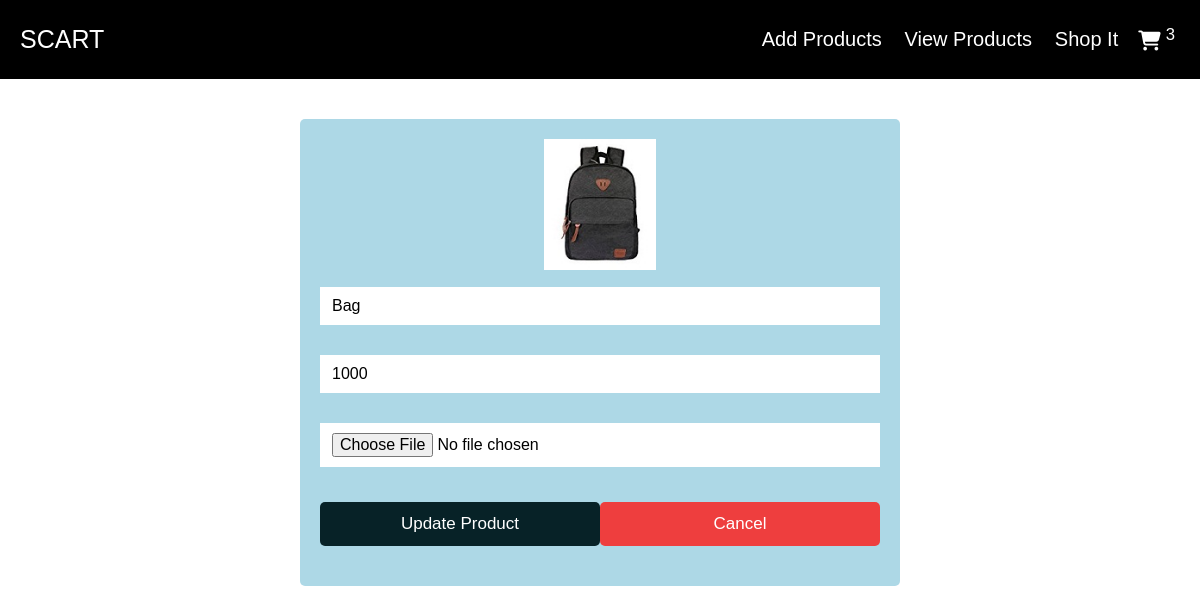
The app's page /update.php?edit=10 with its own data.
### tables this page shows
CREATE TABLE `products` (
  `id` int(11) NOT NULL,
  `name` varchar(255) NOT NULL,
  `price` varchar(255) NOT NULL,
  `image` varchar(255) NOT NULL
);

### update.php (the view, shortened to what this page needs)
<?php include 'connect.php';
?>
<!DOCTYPE html>
<html lang="en">
<head>
    <link rel="stylesheet" href="css/style.css">
    <link rel="stylesheet" href="https://cdnjs.cloudflare.com/ajax/libs/font-awesome/6.4.2/css/all.min.css" />
</head>
<body>
    <?php include 'header.php'?>
    <section class="edit_container">
        <?php
        if(isset($_GET['edit'])){
            $edit_id=$_GET['edit'];
            $edit_query=mysqli_query($conn,"Select * from `products` where id=$edit_id");
            if(mysqli_num_rows($edit_query)>0){
                $fetch_data=mysqli_fetch_assoc($edit_query);
                ?>
  <form action="" method="post" enctype="multipart/form-data" class="update_product product_container_box">
            <img src="images/<?php echo $fetch_data['image']?>" alt="">
            <input type="text" class="input_fields fields" required value="<?php echo $fetch_data['name']?>" name="update_product_name">
            <input type="number" class="input_fields fields" required value="<?php echo $fetch_data['price']?>" name="update_product_price">
            <input type="file" class="input_fields fields" required accept="image/png, image/jpg, image/jpeg" name="update_product_image">
            <div class="btns">
                <input type="submit" class="edit_btn" value="Update Product" name="update_product">
                <input type="reset" id="close-edit" value="Cancel" class="cancel_btn">
            </div>
        </form>
                <?php
            }
        }
        ?>
    </section>
</body>
</html>

### css/style.css (style rules this page uses)
* { margin: 0; padding: 0; box-sizing: border-box; outline: none; border: none; text-decoration: none; font-family: "Poppins", sans-serif; }
:root { --color1: #072227; --color2: #35858b; --color3: #4fbdba; --color4: #aefeff; --black: #000; --white: #fff; --lightgray: #d3d3d3; --red: rgb(238, 62, 62); }
html { font-size: 62.5%; overflow-x: hidden; }
section { padding: 2rem; }
.add_product, .update_product { max-width: 600px; background-color: lightblue; border-radius: 0.5rem; padding: 2rem; margin: 0 auto; margin-top: 2rem; }
.add_product .input_fields, .update_product .input_fields { padding: 1rem 1.2rem; font-size: 1.6rem; color: var(--black); background-color: var(--white); margin: 1.5rem 0; width: 100%; }
.submit_btn, .edit_btn, .cancel_btn { display: block; width: 50%; text-align: center; background-color: var(--color1); color: var(--white); font-size: 1.7rem; padding: 1.2rem 3rem; border-radius: 0.5rem; cursor: pointer; margin-top: 2rem; margin: 0 auto; }
.cancel_btn { background-color: var(--red); margin: 2rem auto; }
.btns { display: flex; justify-content: center; align-items: center; width: 100%; }
.product_container_box { text-align: center; height: 70%; }
img { width: 20%; margin: 0 auto; }

### records on screen
products: image (picture), update_product_name "Bag", update_product_price "1000"

### other values on screen
$row_count "3"
